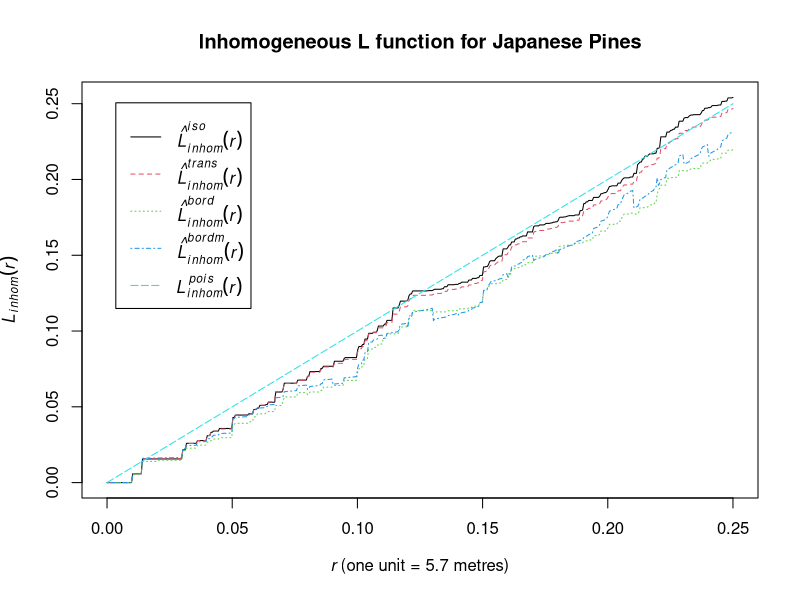

Reproduce this figure in R.
library(spatstat)


### Name: Linhom
### Title: L-function
### Aliases: Linhom
### Keywords: spatial nonparametric

### ** Examples

 data(japanesepines)
 X <- japanesepines
 L <- Linhom(X, sigma=0.1)
 plot(L, main="Inhomogeneous L function for Japanese Pines")
